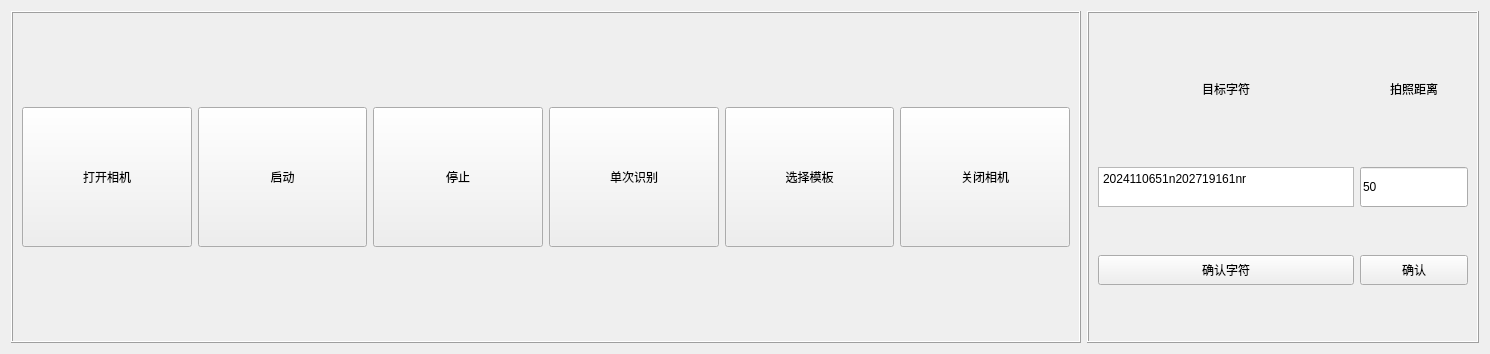
         <widget class="QWidget" name="scrollAreaWidgetContents">
          <property name="geometry">
           <rect>
            <x>0</x>
            <y>0</y>
            <width>1490</width>
            <height>354</height>
           </rect>
          </property>
          <property name="styleSheet">
           <string notr="true">QWidget#scrollAreaWidgetContents {
    border: none;
    background: #FFFFFF;
}</string>
          </property>
          <layout class="QHBoxLayout" name="horizontalLayout_3">
           <item>
            <widget class="QFrame" name="tab1_frame1">
             <property name="minimumSize">
              <size>
               <width>0</width>
               <height>150</height>
              </size>
             </property>
             <property name="styleSheet">
              <string notr="true">font: 10pt &quot;黑体&quot;;</string>
             </property>
             <property name="frameShape">
              <enum>QFrame::Box</enum>
             </property>
             <property name="frameShadow">
              <enum>QFrame::Raised</enum>
             </property>
             <layout class="QHBoxLayout" name="horizontalLayout">
              <item>
               <widget class="QToolButton" name="HandwareDetect">
                <property name="sizePolicy">
                 <sizepolicy hsizetype="Expanding" vsizetype="Expanding">
                  <horstretch>0</horstretch>
                  <verstretch>0</verstretch>
                 </sizepolicy>
                </property>
                <property name="minimumSize">
                 <size>
                  <width>100</width>
                  <height>140</height>
                 </size>
                </property>
                <property name="maximumSize">
                 <size>
                  <width>16777215</width>
                  <height>140</height>
                 </size>
                </property>
                <property name="toolTip">
                 <string>打开相机</string>
                </property>
                <property name="styleSheet">
                 <string notr="true">border-width:1px;
font: 12pt &quot;黑体&quot;;
</string>
                </property>
                <property name="text">
                 <string>打开相机</string>
                </property>
                <property name="icon">
                 <iconset resource="image/image.qrc">
                  <normaloff>:/Img_Icon_camera3.ico</normaloff>:/Img_Icon_camera3.ico</iconset>
                </property>
                <property name="iconSize">
                 <size>
                  <width>45</width>
                  <height>45</height>
                 </size>
                </property>
                <property name="shortcut">
                 <string>F1</string>
                </property>
                <property name="checkable">
                 <bool>false</bool>
                </property>
                <property name="autoRepeat">
                 <bool>false</bool>
                </property>
                <property name="autoExclusive">
                 <bool>false</bool>
                </property>
                <property name="popupMode">
                 <enum>QToolButton::DelayedPopup</enum>
                </property>
                <property name="toolButtonStyle">
                 <enum>Qt::ToolButtonTextUnderIcon</enum>
                </property>
               </widget>
              </item>
              <item>
               <widget class="QToolButton" name="plcbtn">
                <property name="sizePolicy">
                 <sizepolicy hsizetype="Expanding" vsizetype="Expanding">
                  <horstretch>0</horstretch>
                  <verstretch>0</verstretch>
                 </sizepolicy>
                </property>
                <property name="minimumSize">
                 <size>
                  <width>100</width>
                  <height>140</height>
                 </size>
                </property>
                <property name="maximumSize">
                 <size>
                  <width>16777215</width>
                  <height>140</height>
                 </size>
                </property>
                <property name="toolTip">
                 <string>外部触发识别</string>
                </property>
                <property name="styleSheet">
                 <string notr="true">font: 12pt &quot;黑体&quot;;</string>
                </property>
                <property name="text">
                 <string>启动</string>
                </property>
                <property name="icon">
                 <iconset resource="image/image.qrc">
                  <normaloff>:/13.png</normaloff>:/13.png</iconset>
                </property>
                <property name="iconSize">
                 <size>
                  <width>45</width>
                  <height>45</height>
                 </size>
                </property>
                <property name="shortcut">
                 <string>F7</string>
                </property>
                <property name="toolButtonStyle">
                 <enum>Qt::ToolButtonTextUnderIcon</enum>
                </property>
               </widget>
              </item>
              <item>
               <widget class="QToolButton" name="cancel">
                <property name="sizePolicy">
                 <sizepolicy hsizetype="Expanding" vsizetype="Expanding">
                  <horstretch>0</horstretch>
                  <verstretch>0</verstretch>
                 </sizepolicy>
                </property>
                <property name="minimumSize">
                 <size>
                  <width>100</width>
                  <height>140</height>
                 </size>
                </property>
                <property name="maximumSize">
                 <size>
                  <width>16777215</width>
                  <height>140</height>
                 </size>
                </property>
                <property name="toolTip">
                 <string>取消识别</string>
                </property>
                <property name="styleSheet">
                 <string notr="true">font: 12pt &quot;黑体&quot;;</string>
                </property>
                <property name="text">
                 <string>停止</string>
                </property>
                <property name="icon">
                 <iconset resource="image/image.qrc">
                  <normaloff>:/close.png</normaloff>:/close.png</iconset>
                </property>
                <property name="iconSize">
                 <size>
                  <width>45</width>
                  <height>45</height>
                 </size>
                </property>
                <property name="shortcut">
                 <string/>
                </property>
                <property name="toolButtonStyle">
                 <enum>Qt::ToolButtonTextUnderIcon</enum>
                </property>
               </widget>
              </item>
              <item>
               <widget class="QToolButton" name="VideoShoot">
                <property name="enabled">
                 <bool>true</bool>
                </property>
                <property name="sizePolicy">
                 <sizepolicy hsizetype="Expanding" vsizetype="Expanding">
                  <horstretch>0</horstretch>
                  <verstretch>0</verstretch>
                 </sizepolicy>
                </property>
                <property name="minimumSize">
                 <size>
                  <width>100</width>
                  <height>140</height>
                 </size>
                </property>
                <property name="maximumSize">
                 <size>
                  <width>16777215</width>
                  <height>140</height>
                 </size>
                </property>
                <property name="toolTip">
                 <string>单次识别</string>
                </property>
                <property name="styleSheet">
                 <string notr="true">font: 12pt &quot;黑体&quot;;</string>
                </property>
                <property name="text">
                 <string>单次识别</string>
                </property>
                <property name="icon">
                 <iconset resource="image/image.qrc">
                  <normaloff>:/11.png</normaloff>:/11.png</iconset>
                </property>
                <property name="iconSize">
                 <size>
                  <width>45</width>
                  <height>45</height>
                 </size>
                </property>
                <property name="shortcut">
                 <string>F4</string>
                </property>
                <property name="toolButtonStyle">
                 <enum>Qt::ToolButtonTextUnderIcon</enum>
                </property>
               </widget>
              </item>
              <item>
               <widget class="QToolButton" name="pushButton_4">
                <property name="sizePolicy">
                 <sizepolicy hsizetype="Expanding" vsizetype="Expanding">
                  <horstretch>0</horstretch>
                  <verstretch>0</verstretch>
                 </sizepolicy>
                </property>
                <property name="minimumSize">
                 <size>
                  <width>0</width>
                  <height>140</height>
                 </size>
                </property>
                <property name="maximumSize">
                 <size>
                  <width>16777215</width>
                  <height>140</height>
                 </size>
                </property>
                <property name="styleSheet">
                 <string notr="true">font: 12pt &quot;黑体&quot;;</string>
                </property>
                <property name="text">
                 <string>选择模板</string>
                </property>
                <property name="icon">
                 <iconset resource="image/image.qrc">
                  <normaloff>:/3.png</normaloff>:/3.png</iconset>
                </property>
                <property name="iconSize">
                 <size>
                  <width>45</width>
                  <height>45</height>
                 </size>
                </property>
                <property name="toolButtonStyle">
                 <enum>Qt::ToolButtonTextUnderIcon</enum>
                </property>
               </widget>
              </item>
              <item>
               <widget class="QToolButton" name="CloseCamera">
                <property name="sizePolicy">
                 <sizepolicy hsizetype="Expanding" vsizetype="Expanding">
                  <horstretch>0</horstretch>
                  <verstretch>0</verstretch>
                 </sizepolicy>
                </property>
                <property name="minimumSize">
                 <size>
                  <width>100</width>
                  <height>140</height>
                 </size>
                </property>
                <property name="maximumSize">
                 <size>
                  <width>16777215</width>
                  <height>140</height>
                 </size>
                </property>
                <property name="toolTip">
                 <string>关闭相机</string>
                </property>
                <property name="styleSheet">
                 <string notr="true">font: 12pt &quot;黑体&quot;;</string>
                </property>
                <property name="text">
                 <string>关闭相机</string>
                </property>
                <property name="icon">
                 <iconset resource="image/image.qrc">
                  <normaloff>:/1.png</normaloff>:/1.png</iconset>
                </property>
                <property name="iconSize">
                 <size>
                  <width>45</width>
                  <height>45</height>
                 </size>
                </property>
                <property name="shortcut">
                 <string>F6</string>
                </property>
                <property name="toolButtonStyle">
                 <enum>Qt::ToolButtonTextUnderIcon</enum>
                </property>
               </widget>
              </item>
             </layout>
            </widget>
           </item>
           <item>
            <widget class="QFrame" name="tab1_frame2">
             <property name="sizePolicy">
              <sizepolicy hsizetype="Preferred" vsizetype="Preferred">
               <horstretch>0</horstretch>
               <verstretch>0</verstretch>
              </sizepolicy>
             </property>
             <property name="frameShape">
              <enum>QFrame::Box</enum>
             </property>
             <property name="frameShadow">
              <enum>QFrame::Raised</enum>
             </property>
             <layout class="QGridLayout" name="gridLayout_9">
              <item row="2" column="1">
               <widget class="QPushButton" name="WriteVDpushButton">
                <property name="sizePolicy">
                 <sizepolicy hsizetype="Preferred" vsizetype="Fixed">
                  <horstretch>0</horstretch>
                  <verstretch>0</verstretch>
                 </sizepolicy>
                </property>
                <property name="minimumSize">
                 <size>
                  <width>0</width>
                  <height>30</height>
                 </size>
                </property>
                <property name="maximumSize">
                 <size>
                  <width>16777215</width>
                  <height>30</height>
                 </size>
                </property>
                <property name="styleSheet">
                 <string notr="true">font: 12pt &quot;黑体&quot;;</string>
                </property>
                <property name="text">
                 <string>确认</string>
                </property>
               </widget>
              </item>
              <item row="2" column="0">
               <widget class="QPushButton" name="textsure_btn">
                <property name="sizePolicy">
                 <sizepolicy hsizetype="Preferred" vsizetype="Preferred">
                  <horstretch>0</horstretch>
                  <verstretch>0</verstretch>
                 </sizepolicy>
                </property>
                <property name="minimumSize">
                 <size>
                  <width>0</width>
                  <height>30</height>
                 </size>
                </property>
                <property name="maximumSize">
                 <size>
                  <width>16777215</width>
                  <height>30</height>
                 </size>
                </property>
                <property name="styleSheet">
                 <string notr="true">font: 12pt &quot;黑体&quot;;</string>
                </property>
                <property name="text">
                 <string>确认字符</string>
                </property>
               </widget>
              </item>
              <item row="0" column="0">
               <widget class="QLabel" name="label">
                <property name="minimumSize">
                 <size>
                  <width>0</width>
                  <height>40</height>
                 </size>
                </property>
                <property name="maximumSize">
                 <size>
                  <width>16777215</width>
                  <height>40</height>
                 </size>
                </property>
                <property name="styleSheet">
                 <string notr="true">font: 12pt &quot;黑体&quot;;</string>
                </property>
                <property name="text">
                 <string>目标字符</string>
                </property>
                <property name="alignment">
                 <set>Qt::AlignCenter</set>
                </property>
               </widget>
              </item>
              <item row="1" column="1">
               <widget class="QLineEdit" name="lineEdit_6">
                <property name="sizePolicy">
                 <sizepolicy hsizetype="Preferred" vsizetype="Fixed">
                  <horstretch>0</horstretch>
                  <verstretch>0</verstretch>
                 </sizepolicy>
                </property>
                <property name="minimumSize">
                 <size>
                  <width>0</width>
                  <height>40</height>
                 </size>
                </property>
                <property name="maximumSize">
                 <size>
                  <width>16777215</width>
                  <height>30</height>
                 </size>
                </property>
                <property name="styleSheet">
                 <string notr="true">font: 10pt &quot;黑体&quot;;</string>
                </property>
                <property name="text">
                 <string>50</string>
                </property>
               </widget>
              </item>
              <item row="0" column="1">
               <widget class="QLabel" name="label_8">
                <property name="sizePolicy">
                 <sizepolicy hsizetype="Preferred" vsizetype="Fixed">
                  <horstretch>0</horstretch>
                  <verstretch>0</verstretch>
                 </sizepolicy>
                </property>
                <property name="minimumSize">
                 <size>
                  <width>0</width>
                  <height>40</height>
                 </size>
                </property>
                <property name="maximumSize">
                 <size>
                  <width>16777215</width>
                  <height>40</height>
                 </size>
                </property>
                <property name="layoutDirection">
                 <enum>Qt::RightToLeft</enum>
                </property>
                <property name="styleSheet">
                 <string notr="true">font: 12pt &quot;黑体&quot;;</string>
                </property>
                <property name="text">
                 <string>拍照距离</string>
                </property>
                <property name="alignment">
                 <set>Qt::AlignCenter</set>
                </property>
               </widget>
              </item>
              <item row="1" column="0">
               <widget class="QTextEdit" name="dateEdit">
                <property name="sizePolicy">
                 <sizepolicy hsizetype="Preferred" vsizetype="Preferred">
                  <horstretch>0</horstretch>
                  <verstretch>0</verstretch>
                 </sizepolicy>
                </property>
                <property name="minimumSize">
                 <size>
                  <width>0</width>
                  <height>40</height>
                 </size>
                </property>
                <property name="maximumSize">
                 <size>
                  <width>16777215</width>
                  <height>30</height>
                 </size>
                </property>
                <property name="styleSheet">
                 <string notr="true">font: 10pt &quot;黑体&quot;;</string>
                </property>
                <property name="html">
                 <string>&lt;!DOCTYPE HTML PUBLIC &quot;-//W3C//DTD HTML 4.0//EN&quot; &quot;http://www.w3.org/TR/REC-html40/strict.dtd&quot;&gt;
&lt;html&gt;&lt;head&gt;&lt;meta name=&quot;qrichtext&quot; content=&quot;1&quot; /&gt;&lt;style type=&quot;text/css&quot;&gt;
p, li { white-space: pre-wrap; }
&lt;/style&gt;&lt;/head&gt;&lt;body style=&quot; font-family:'黑体'; font-size:10pt; font-weight:400; font-style:normal;&quot;&gt;
&lt;p style=&quot; margin-top:0px; margin-bottom:0px; margin-left:0px; margin-right:0px; -qt-block-indent:0; text-indent:0px;&quot;&gt;&lt;span style=&quot; font-family:'SimSun'; font-size:9pt;&quot;&gt;2024110651n202719161nr&lt;/span&gt;&lt;/p&gt;&lt;/body&gt;&lt;/html&gt;</string>
                </property>
               </widget>
              </item>
             </layout>
            </widget>
           </item>
          </layout>
         </widget>
